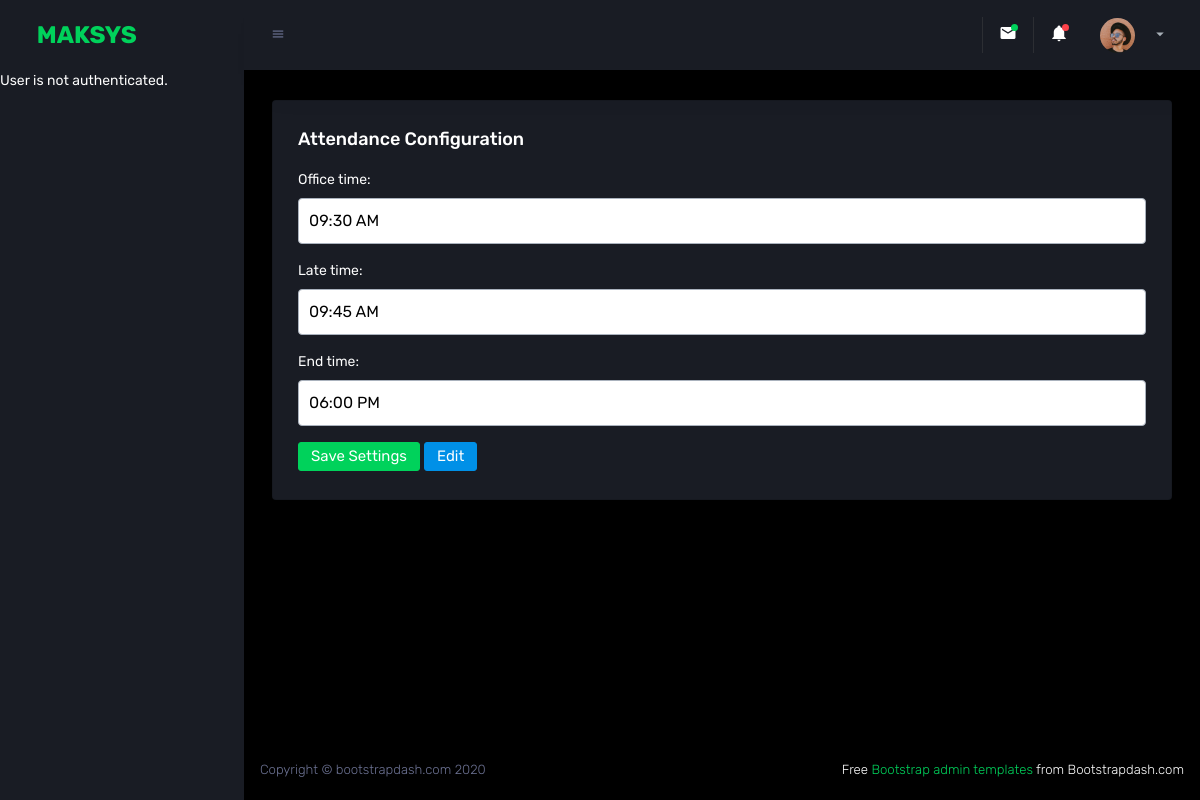
Page /attendance/attendance_settings/ on the earlier database version.
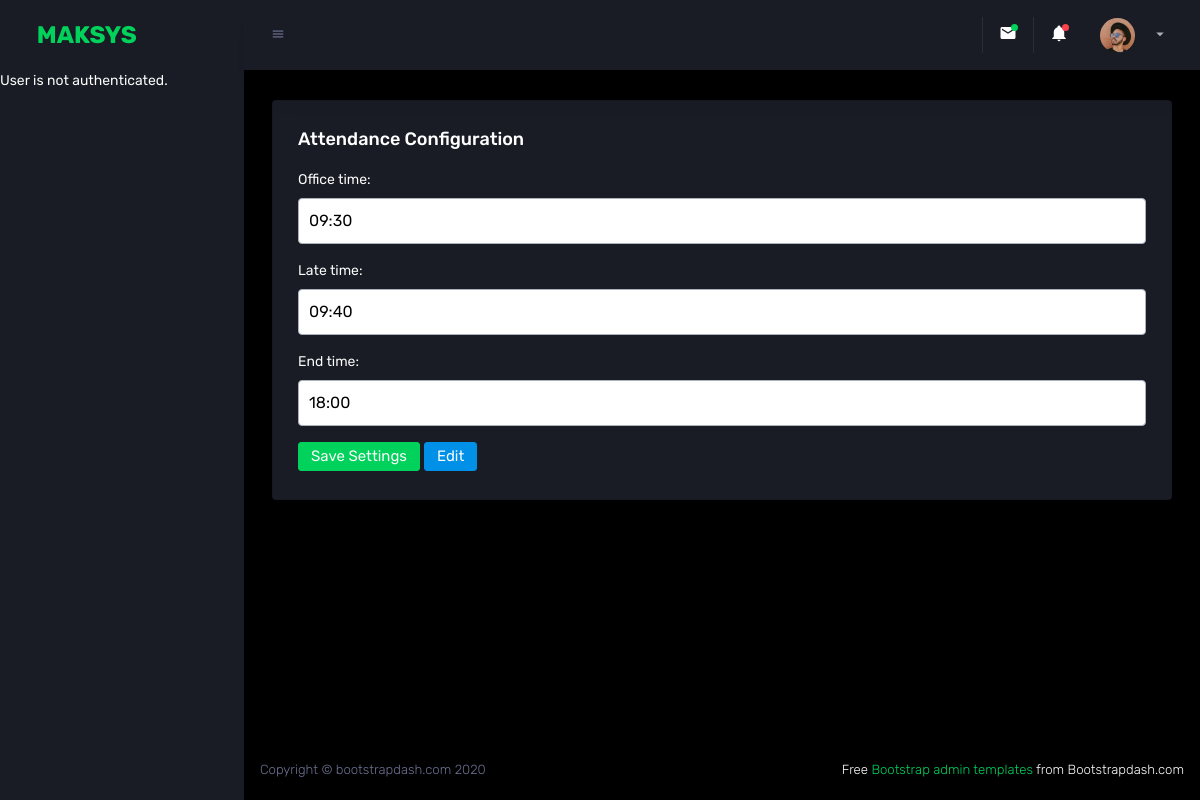
Same page on the later database version.
### attendance/models.py (models this page shows, shortened)
class AttendanceSettings(models.Model):
    office_time = models.TimeField(default='09:30')
    late_time = models.TimeField(default='09:40')
    end_time = models.TimeField(default='18:00')

### attendance/views.py (the view, shortened to what this page needs)
# urls.py: path('attendance_settings/', AttendanceSettingsView.as_view(), name='attendance_settings'),
class AttendanceSettingsView(View):
    template_name = 'web/admin/settings/attendance.html'
    success_url = reverse_lazy('web:admin_dashboard')
    def get(self, request, *args, **kwargs):
        try:
            attendance_settings = AttendanceSettings.objects.first()  # Get the first object
            form = AttendanceSettingsForm(instance=attendance_settings)
        except AttendanceSettings.DoesNotExist:
            form = AttendanceSettingsForm()
        return render(request, self.template_name, {'form': form})

### attendance/forms.py (shortened to what this page needs)
class AttendanceSettingsForm(forms.ModelForm):
    class Meta:
        model = AttendanceSettings
        fields = ['office_time', 'late_time', 'end_time']
    def __init__(self, *args, **kwargs):
        super().__init__(*args, **kwargs)
        self.fields['office_time'].widget = forms.TimeInput(format='%I:%M %p', attrs={'placeholder': 'HH:MM AM/PM'})
        self.fields['late_time'].widget = forms.TimeInput(format='%I:%M %p', attrs={'placeholder': 'HH:MM AM/PM'})
        self.fields['end_time'].widget = forms.TimeInput(format='%I:%M %p', attrs={'placeholder': 'HH:MM AM/PM'})

### templates/web/admin/settings/attendance.html (shortened to what this page needs)
{% extends "web/base.html" %}
{% block content %}
<div class="content-wrapper">
    <div class="row">
        <div class="col-md-12 grid-margin stretch-card">
            <div class="card">
                <div class="card-body">
                    <div class="d-flex justify-content-between align-items-center">
                        <h4 class="card-title">Attendance Configuration</h4>
                    </div>
                    <form method="post">
                        {{ form.as_p }}
                        <button type="submit" class="btn btn-success">Save Settings</button>
                        <a href="{% url 'attendance:attendance_settings_edit' %}" class="btn btn-primary">Edit</a>
                    </form>
                </div>
            </div>
        </div>
    </div>
</div>
{% endblock %}

Differences in the rows shown:
removed AttendanceSettings: office_time "09:30 AM", late_time "09:45 AM", end_time "06:00 PM"
Other differences:
form field office_time: (not shown) → "09:30"
form field late_time: (not shown) → "09:40"
form field end_time: (not shown) → "18:00"
